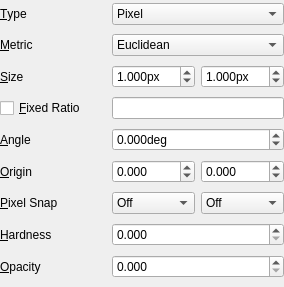
<?xml version="1.0" encoding="UTF-8"?>
<ui version="4.0">
 <class>GfxPaint::DabEditorWidget</class>
 <widget class="QWidget" name="GfxPaint::DabEditorWidget">
  <property name="geometry">
   <rect>
    <x>0</x>
    <y>0</y>
    <width>284</width>
    <height>287</height>
   </rect>
  </property>
  <property name="sizePolicy">
   <sizepolicy hsizetype="Preferred" vsizetype="Fixed">
    <horstretch>0</horstretch>
    <verstretch>0</verstretch>
   </sizepolicy>
  </property>
  <property name="windowTitle">
   <string>Form</string>
  </property>
  <layout class="QGridLayout" name="gridLayout" columnstretch="1,0,0">
   <property name="leftMargin">
    <number>0</number>
   </property>
   <property name="topMargin">
    <number>0</number>
   </property>
   <property name="rightMargin">
    <number>0</number>
   </property>
   <property name="bottomMargin">
    <number>0</number>
   </property>
   <item row="1" column="1" colspan="2">
    <widget class="QComboBox" name="metricComboBox">
     <item>
      <property name="text">
       <string>Euclidean</string>
      </property>
     </item>
     <item>
      <property name="text">
       <string>Manhattan</string>
      </property>
     </item>
     <item>
      <property name="text">
       <string>Chebyshev</string>
      </property>
     </item>
     <item>
      <property name="text">
       <string>Minimum</string>
      </property>
     </item>
     <item>
      <property name="text">
       <string>Octagonal</string>
      </property>
     </item>
    </widget>
   </item>
   <item row="8" column="0">
    <widget class="QLabel" name="opacityLabel">
     <property name="text">
      <string>&amp;Opacity</string>
     </property>
     <property name="buddy">
      <cstring>opacitySpinBox</cstring>
     </property>
    </widget>
   </item>
   <item row="3" column="1" colspan="2">
    <widget class="QLineEdit" name="ratioLineEdit"/>
   </item>
   <item row="5" column="0">
    <widget class="QLabel" name="originLabel">
     <property name="text">
      <string>&amp;Origin</string>
     </property>
     <property name="buddy">
      <cstring>originXSpinBox</cstring>
     </property>
    </widget>
   </item>
   <item row="0" column="0">
    <widget class="QLabel" name="typeLabel">
     <property name="text">
      <string>&amp;Type</string>
     </property>
     <property name="buddy">
      <cstring>typeComboBox</cstring>
     </property>
    </widget>
   </item>
   <item row="8" column="1" colspan="2">
    <widget class="QDoubleSpinBox" name="opacitySpinBox">
     <property name="decimals">
      <number>3</number>
     </property>
     <property name="maximum">
      <double>1.000000000000000</double>
     </property>
     <property name="singleStep">
      <double>0.125000000000000</double>
     </property>
    </widget>
   </item>
   <item row="4" column="0">
    <widget class="QLabel" name="angleLabel">
     <property name="text">
      <string>&amp;Angle</string>
     </property>
     <property name="buddy">
      <cstring>angleSpinBox</cstring>
     </property>
    </widget>
   </item>
   <item row="7" column="0">
    <widget class="QLabel" name="hardnessLabel">
     <property name="text">
      <string>&amp;Hardness</string>
     </property>
     <property name="buddy">
      <cstring>hardnessSpinBox</cstring>
     </property>
    </widget>
   </item>
   <item row="5" column="2">
    <widget class="QDoubleSpinBox" name="originYSpinBox">
     <property name="decimals">
      <number>3</number>
     </property>
     <property name="minimum">
      <double>-512.000000000000000</double>
     </property>
     <property name="maximum">
      <double>512.000000000000000</double>
     </property>
    </widget>
   </item>
   <item row="2" column="1">
    <widget class="QDoubleSpinBox" name="widthSpinBox">
     <property name="suffix">
      <string>px</string>
     </property>
     <property name="decimals">
      <number>3</number>
     </property>
     <property name="minimum">
      <double>0.000000000000000</double>
     </property>
     <property name="maximum">
      <double>512.000000000000000</double>
     </property>
     <property name="value">
      <double>1.000000000000000</double>
     </property>
    </widget>
   </item>
   <item row="2" column="2">
    <widget class="QDoubleSpinBox" name="heightSpinBox">
     <property name="suffix">
      <string>px</string>
     </property>
     <property name="decimals">
      <number>3</number>
     </property>
     <property name="minimum">
      <double>0.000000000000000</double>
     </property>
     <property name="maximum">
      <double>512.000000000000000</double>
     </property>
     <property name="value">
      <double>1.000000000000000</double>
     </property>
    </widget>
   </item>
   <item row="6" column="2">
    <widget class="QComboBox" name="pixelSnapYComboBox">
     <item>
      <property name="text">
       <string>Off</string>
      </property>
     </item>
     <item>
      <property name="text">
       <string>Centre</string>
      </property>
     </item>
     <item>
      <property name="text">
       <string>Edge</string>
      </property>
     </item>
     <item>
      <property name="text">
       <string>Both</string>
      </property>
     </item>
     <item>
      <property name="text">
       <string>Auto</string>
      </property>
     </item>
    </widget>
   </item>
   <item row="6" column="0">
    <widget class="QLabel" name="pixelSnapLabel">
     <property name="text">
      <string>&amp;Pixel Snap</string>
     </property>
     <property name="buddy">
      <cstring>pixelSnapXComboBox</cstring>
     </property>
    </widget>
   </item>
   <item row="2" column="0">
    <widget class="QLabel" name="sizeLabel">
     <property name="text">
      <string>&amp;Size</string>
     </property>
     <property name="buddy">
      <cstring>widthSpinBox</cstring>
     </property>
    </widget>
   </item>
   <item row="6" column="1">
    <widget class="QComboBox" name="pixelSnapXComboBox">
     <item>
      <property name="text">
       <string>Off</string>
      </property>
     </item>
     <item>
      <property name="text">
       <string>Centre</string>
      </property>
     </item>
     <item>
      <property name="text">
       <string>Edge</string>
      </property>
     </item>
     <item>
      <property name="text">
       <string>Both</string>
      </property>
     </item>
     <item>
      <property name="text">
       <string>Auto</string>
      </property>
     </item>
    </widget>
   </item>
   <item row="5" column="1">
    <widget class="QDoubleSpinBox" name="originXSpinBox">
     <property name="decimals">
      <number>3</number>
     </property>
     <property name="minimum">
      <double>-512.000000000000000</double>
     </property>
     <property name="maximum">
      <double>512.000000000000000</double>
     </property>
    </widget>
   </item>
   <item row="0" column="1" colspan="2">
    <widget class="QComboBox" name="typeComboBox">
     <item>
      <property name="text">
       <string>Pixel</string>
      </property>
     </item>
     <item>
      <property name="text">
       <string>Distance</string>
      </property>
     </item>
     <item>
      <property name="text">
       <string>Buffer</string>
      </property>
     </item>
    </widget>
   </item>
   <item row="4" column="1" colspan="2">
    <widget class="QDoubleSpinBox" name="angleSpinBox">
     <property name="wrapping">
      <bool>true</bool>
     </property>
     <property name="suffix">
      <string>deg</string>
     </property>
     <property name="decimals">
      <number>3</number>
     </property>
     <property name="minimum">
      <double>-360.000000000000000</double>
     </property>
     <property name="maximum">
      <double>360.000000000000000</double>
     </property>
    </widget>
   </item>
   <item row="7" column="1" colspan="2">
    <widget class="QDoubleSpinBox" name="hardnessSpinBox">
     <property name="decimals">
      <number>3</number>
     </property>
     <property name="maximum">
      <double>1.000000000000000</double>
     </property>
     <property name="singleStep">
      <double>0.125000000000000</double>
     </property>
    </widget>
   </item>
   <item row="1" column="0">
    <widget class="QLabel" name="metricLabel">
     <property name="text">
      <string>&amp;Metric</string>
     </property>
     <property name="buddy">
      <cstring>metricComboBox</cstring>
     </property>
    </widget>
   </item>
   <item row="3" column="0">
    <widget class="QCheckBox" name="fixedRatioCheckBox">
     <property name="text">
      <string>&amp;Fixed Ratio</string>
     </property>
    </widget>
   </item>
  </layout>
 </widget>
 <tabstops>
  <tabstop>typeComboBox</tabstop>
  <tabstop>metricComboBox</tabstop>
  <tabstop>widthSpinBox</tabstop>
  <tabstop>heightSpinBox</tabstop>
  <tabstop>fixedRatioCheckBox</tabstop>
  <tabstop>ratioLineEdit</tabstop>
  <tabstop>angleSpinBox</tabstop>
  <tabstop>originXSpinBox</tabstop>
  <tabstop>originYSpinBox</tabstop>
  <tabstop>pixelSnapXComboBox</tabstop>
  <tabstop>pixelSnapYComboBox</tabstop>
  <tabstop>hardnessSpinBox</tabstop>
  <tabstop>opacitySpinBox</tabstop>
 </tabstops>
 <resources/>
 <connections/>
</ui>
